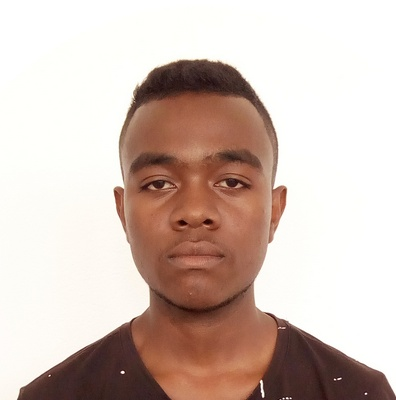
#> input picture myApp/image/myface1.jpg, 396 x 400 px
$ python pictureFacial.py ../myApp/image/gaetan.jpg ../myApp/image/myface1.jpg
#> lines starting #> are read from the running program, lines starting #| are printed output that depends on the picture; after the words box and inside, x2 and y2 are one past the last pixel; in counts of white or black regions, pixels touching at a corner belong together
import cv2
import matplotlib.pyplot as plt
import matplotlib.image as mpimg
import sys

"""
   Script python ahafahana micadrer ny lohan'olona ho cadré
    en tant que sary tapaka
"""


def detect(path):
#> called with path = '../myApp/image/myface1.jpg'
    img = cv2.imread(path)
#> img is the input picture: shape (400, 396, 3); mean B, G, R 183.1, 191.6, 210.1
    cascade = cv2.CascadeClassifier("./res/haarcascade_frontalface_alt.xml")
    rects = cascade.detectMultiScale(img, 1.3, 4,
                                     cv2.CASCADE_SCALE_IMAGE, (20, 20))
#> rects = [[109, 108, 178, 178]]
    for (x, y, w, h) in rects:
        roi_gray = img[y:y+h, x:x+w]
        img_item = "img.png"
        cv2.imwrite(img_item, roi_gray)
#> this loop made 1 pass
#> pass 1, in detect, `roi_gray = img[y:y+h, x:x+w]`:
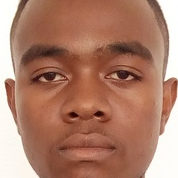
#> roi_gray: shape (178, 178, 3); mean B, G, R 106.3, 126.1, 173.7
    if len(rects) == 0:
        return [], img
    rects[:, 2:] += rects[:, :2]
    return rects, img


def box(rects, img):
    for x1, y1, x2, y2 in rects:
        cv2.rectangle(img, (x1, y1), (x2, y2), (127, 255, 0), 2)
    cv2.imwrite('facial.jpg', img)
    img1 = mpimg.imread('facial.jpg')
    plt.show(img1)


rects, img = detect(sys.argv[2])
#> rects = [[109, 108, 287, 286]]
box(rects, img)
#> the loop in box, `for x1, y1, x2, y2 in rects:` made 1 pass
#> after the loop in box, `for x1, y1, x2, y2 in rects:`:
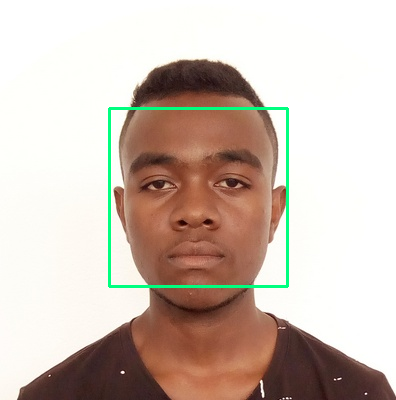
#> img: shape (400, 396, 3); 1.35% of pixels changed, all inside (x1, y1, x2, y2) = (108, 107, 289, 288)
